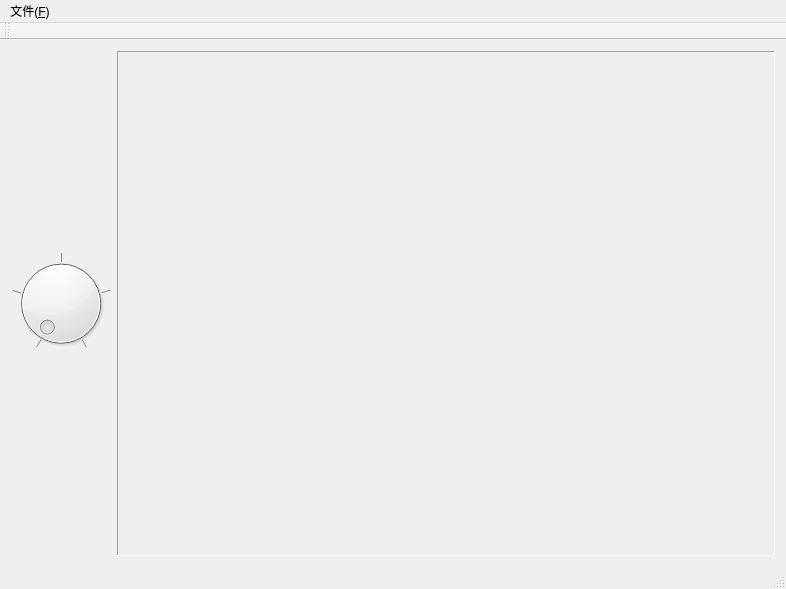
<?xml version="1.0" encoding="UTF-8"?>
<ui version="4.0">
 <class>VideoAnalysisClass</class>
 <widget class="QMainWindow" name="VideoAnalysisClass">
  <property name="geometry">
   <rect>
    <x>0</x>
    <y>0</y>
    <width>786</width>
    <height>589</height>
   </rect>
  </property>
  <property name="windowTitle">
   <string>VideoAnalysis</string>
  </property>
  <widget class="QWidget" name="centralWidget">
   <layout class="QHBoxLayout" name="horizontalLayout">
    <item>
     <widget class="QDial" name="output_dial">
      <property name="maximum">
       <number>4</number>
      </property>
      <property name="pageStep">
       <number>1</number>
      </property>
      <property name="notchTarget">
       <double>3.700000000000000</double>
      </property>
      <property name="notchesVisible">
       <bool>true</bool>
      </property>
     </widget>
    </item>
    <item>
     <widget class="QLabel" name="screen">
      <property name="sizePolicy">
       <sizepolicy hsizetype="Expanding" vsizetype="Expanding">
        <horstretch>0</horstretch>
        <verstretch>0</verstretch>
       </sizepolicy>
      </property>
      <property name="minimumSize">
       <size>
        <width>640</width>
        <height>480</height>
       </size>
      </property>
      <property name="frameShape">
       <enum>QFrame::Panel</enum>
      </property>
      <property name="frameShadow">
       <enum>QFrame::Sunken</enum>
      </property>
      <property name="text">
       <string/>
      </property>
      <property name="alignment">
       <set>Qt::AlignCenter</set>
      </property>
     </widget>
    </item>
   </layout>
  </widget>
  <widget class="QMenuBar" name="menuBar">
   <property name="geometry">
    <rect>
     <x>0</x>
     <y>0</y>
     <width>786</width>
     <height>23</height>
    </rect>
   </property>
   <widget class="QMenu" name="menu">
    <property name="title">
     <string>文件(&amp;F)</string>
    </property>
    <addaction name="open_video_action"/>
    <addaction name="detect_action"/>
    <addaction name="exit_action"/>
   </widget>
   <addaction name="menu"/>
  </widget>
  <widget class="QToolBar" name="tool_bar">
   <property name="windowTitle">
    <string>快捷栏</string>
   </property>
   <attribute name="toolBarArea">
    <enum>TopToolBarArea</enum>
   </attribute>
   <attribute name="toolBarBreak">
    <bool>false</bool>
   </attribute>
  </widget>
  <widget class="QStatusBar" name="status_bar"/>
  <action name="open_video_action">
   <property name="text">
    <string>打开(&amp;O)...</string>
   </property>
  </action>
  <action name="detect_action">
   <property name="checkable">
    <bool>true</bool>
   </property>
   <property name="text">
    <string>检测(&amp;D)</string>
   </property>
  </action>
  <action name="exit_action">
   <property name="text">
    <string>退出 (&amp;X)</string>
   </property>
  </action>
 </widget>
 <layoutdefault spacing="6" margin="11"/>
 <resources>
  <include location="video_analysis.qrc"/>
 </resources>
 <connections>
  <connection>
   <sender>exit_action</sender>
   <signal>triggered()</signal>
   <receiver>VideoAnalysisClass</receiver>
   <slot>close()</slot>
   <hints>
    <hint type="sourcelabel">
     <x>-1</x>
     <y>-1</y>
    </hint>
    <hint type="destinationlabel">
     <x>392</x>
     <y>294</y>
    </hint>
   </hints>
  </connection>
 </connections>
</ui>
